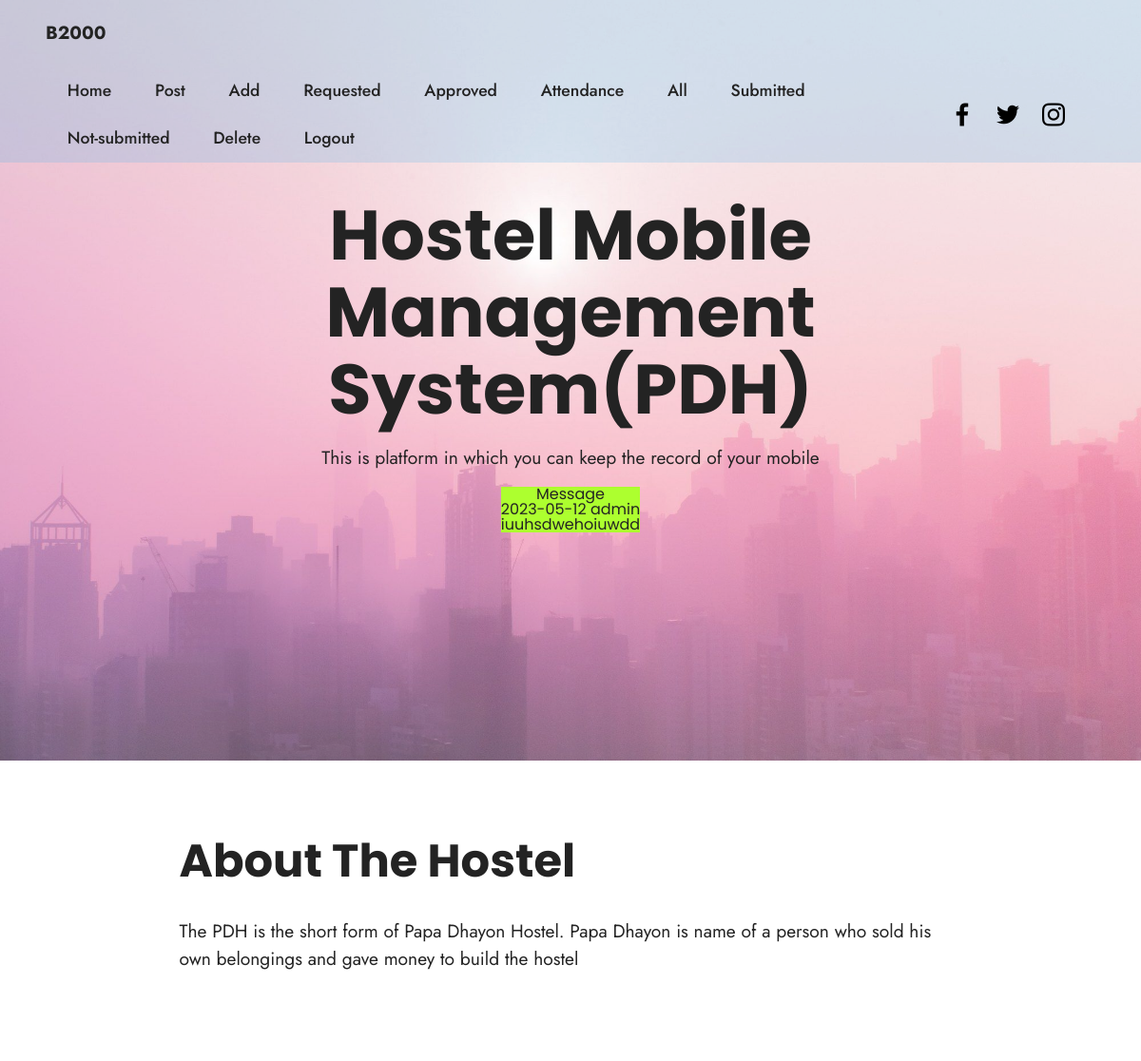
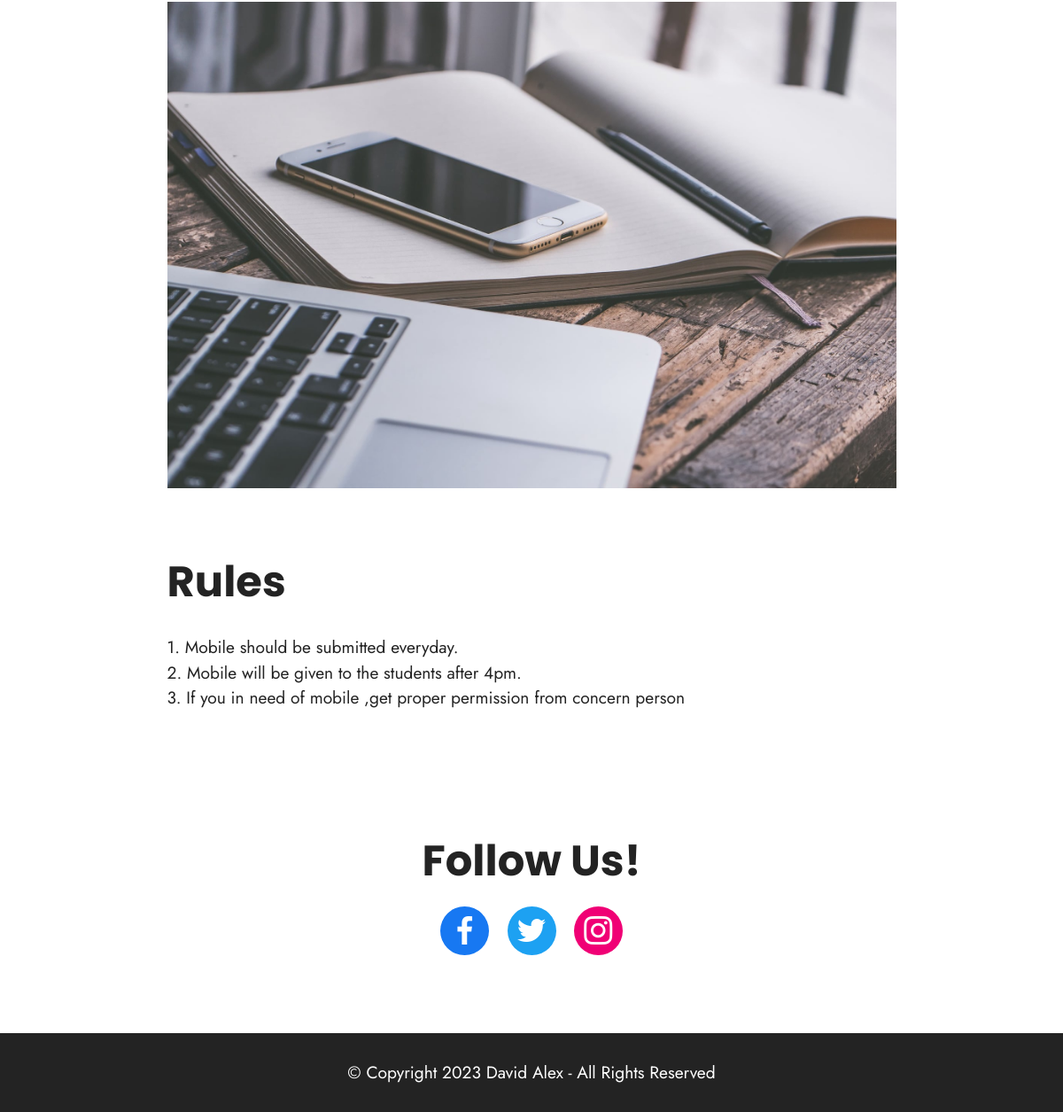
Page /admin.php (signed in) on the committed database (2 pictures, top to bottom).
### tables this page shows
CREATE TABLE `post1` (
  `uname` varchar(20) DEFAULT NULL,
  `post1` varchar(1000) DEFAULT NULL,
  `date1` date DEFAULT NULL
);

### admin.php (the view, shortened to what this page needs)
<?php
 $uname=$_SESSION['username'];
 $conn = mysqli_connect("localhost", "root", "", "login");
     ?>
<!DOCTYPE html>
<html  >
<head>
  <link rel="stylesheet" href="assets/web/assets/mobirise-icons2/mobirise2.css">
  <link rel="stylesheet" href="assets/bootstrap/css/bootstrap.min.css">
  <link rel="stylesheet" href="assets/bootstrap/css/bootstrap-grid.min.css">
  <link rel="stylesheet" href="assets/bootstrap/css/bootstrap-reboot.min.css">
  <link rel="stylesheet" href="assets/dropdown/css/style.css">
  <link rel="stylesheet" href="assets/socicon/css/styles.css">
  <link rel="stylesheet" href="assets/theme/css/style.css">
  <link rel="preload" as="style" href="assets/mobirise/css/mbr-additional.css"><link rel="stylesheet" href="assets/mobirise/css/mbr-additional.css" type="text/css">
</head>
<body>
  <section data-bs-version="5.1" class="menu menu1 cid-tD7N05kG5f" once="menu" id="menu1-1p">
    <nav class="navbar navbar-dropdown navbar-fixed-top navbar-expand-lg">
        <div class="container-fluid">
        <div class="navbar-brand">
               <span class="navbar-caption-wrap"><a class="navbar-caption text-black display-7"><?php echo $uname ?></a></span>
           </div>
            <div class="collapse navbar-collapse" id="navbarSupportedContent">
            <ul class="navbar-nav nav-dropdown nav-right" data-app-modern-menu="true">
                <li class="nav-item"><a class="nav-link link text-black text-primary display-4" href="admin.php">Home</a></li>
                <li class="nav-item"><a class="nav-link link text-black text-primary display-4" href="post.php">Post</a></li>
                    <li class="nav-item"><a class="nav-link link text-black text-primary display-4" href="add.php">Add</a></li>
                    <li class="nav-item"><a class="nav-link link text-black text-primary display-4" href="receive.php">Requested</a></li>
                    <li class="nav-item"><a class="nav-link link text-black text-primary display-4" href="approved.php">Approved</a></li>
                    <li class="nav-item"><a class="nav-link link text-black text-primary display-4" href="attendance.php">Attendance</a>
                    </li><li class="nav-item"><a class="nav-link link text-black text-primary display-4" href="all.php">All</a></li>
                    <li class="nav-item"><a class="nav-link link text-black text-primary display-4" href="sub.php">Submitted</a></li>
                    <li class="nav-item"><a class="nav-link link text-black text-primary display-4" href="nsub.php">Not-submitted</a></li>
                     <li class="nav-item"><a class="nav-link link text-black text-primary display-4" href="delete.php">Delete</a></li>
                        <li class="nav-item"><a class="nav-link link text-black display-4" href="index.php">Logout</a></li></ul>
                         <div class="icons-menu">
                          <a class="iconfont-wrapper" href="https://www.facebook.com/login/" target="_blank">
                        <span class="p-2 mbr-iconfont socicon-facebook socicon"></span>
                    </a>
                    <a class="iconfont-wrapper" href="https://twitter.com/i/flow/login" target="_blank">
                        <span class="p-2 mbr-iconfont socicon-twitter socicon"></span>
                    </a>
                    <a class="iconfont-wrapper" href="https://www.instagram.com/" target="_blank">
                        <span class="p-2 mbr-iconfont socicon-instagram socicon"></span>
                    </a>
                </div>
            </div>
        </div>
    </nav>
</section>
<section data-bs-version="5.1" class="header13 cid-tD7GCAtbBK mbr-fullscreen" id="header13-10">
    <div class="mbr-overlay" style="opacity: 0.2; background-color: rgb(255, 255, 255);"></div>
    <div class="align-center container">
        <div class="row justify-content-center">
            <div class="col-12 col-lg-10">
                <h1 class="mbr-section-title mbr-fonts-style mb-3 display-1"><strong>Hostel Mobile Management System(PDH)</strong></h1>
                <p class="mbr-text mbr-fonts-style mb-3 display-7">
                    This is platform in which you can keep the record of your mobile</p>
                    <p>
                        <?php $sql123="select uname,date1,post1 from post1";
 $result123=mysqli_query($conn,$sql123);
 $row=mysqli_fetch_assoc($result123);
 ?>
 <label style="background-color:greenyellow">Message<br>  <?php echo $row['date1']," ".$row['uname'] ?><br>
 <?php echo $row['post1'] ?></label>
</div></p>
        </div>
    </div>
</section>
<section data-bs-version="5.1" class="content1 cid-s48udlf8KU" id="content1-8">
    <div class="container">
        <div class="row justify-content-center">
            <div class="title col-12 col-md-9">
                <h3 class="mbr-section-title mbr-fonts-style align-center mb-4 display-2"><strong>About The Hostel</strong></h3>
                <h4 class="mbr-section-subtitle align-center mbr-fonts-style mb-4 display-7">The PDH is the short form of Papa Dhayon Hostel. Papa Dhayon is name of a person who sold his own belongings and gave money to build the hostel</h4>
            </div>
        </div>
    </div>
</section>
<section data-bs-version="5.1" class="image3 cid-s48upRUlSD" id="image3-9">
    <div class="container">
        <div class="row justify-content-center">
            <div class="col-12 col-lg-9">
                <div class="image-wrapper">
                    <img src="assets/images/mbr-1916x1277.jpg" alt="Mobirise Website Builder">
                </div>
            </div>
        </div>
    </div>
</section>
<section data-bs-version="5.1" class="content1 cid-s48vaXqeL6" id="content1-b">
    <div class="container">
        <div class="row justify-content-center">
            <div class="title col-12 col-md-9">
                <h3 class="mbr-section-title mbr-fonts-style align-center mb-4 display-2"><strong>Rules</strong></h3>
                <h4 class="mbr-section-subtitle align-center mbr-fonts-style mb-4 display-7">1. Mobile should be submitted everyday.<br>2. Mobile will be given to the students after 4pm. <br>3. If you in need of mobile ,get proper permission from concern person</h4>
            </div>
        </div>
    </div>
</section>
<section data-bs-version="5.1" class="share3 cid-tD7JwHbE6g" id="share3-17">
    <div class="container">
        <div class="media-container-row">
            <div class="col-12">
                <h3 class="mbr-section-title align-center mb-3 mbr-fonts-style display-2">
                    <strong>Follow Us!</strong>
                </h3>
                <div class="social-list align-center">
                    <a class="iconfont-wrapper bg-facebook m-2 " target="_blank" href="https://m.facebook.com/david.s.alex.94/">
                            <span class="socicon-facebook socicon"></span>
                        </a>
                        <a class="iconfont-wrapper bg-twitter m-2" href="https://twitter.com/home" target="_blank">
                            <span class="socicon-twitter socicon"></span>
                        </a>
                        <a class="iconfont-wrapper bg-instagram m-2" href="https://www.instagram.com/___davidalex___/?hl=en" target="_blank">
                            <span class="socicon-instagram socicon"></span>
                        </a>
                </div>
            </div>
        </div>
    </div>
</section>
<section data-bs-version="5.1" class="footer7 cid-tDxCQfkFzr" once="footers" id="footer7-32">
    <div class="container">
        <div class="media-container-row align-center mbr-white">
            <div class="col-12">
                <p class="mbr-text mb-0 mbr-fonts-style display-7">
                    © Copyright 2023 David Alex - All Rights Reserved
                </p>
            </div>
        </div>
    </div>
</section>
</body>
</html>

### assets/dropdown/css/style.css (style rules this page uses)
.navbar-dropdown { left: 0; padding: 0; position: absolute; right: 0; top: 0; transition: all 0.45s ease; z-index: 1030; background: #282828; }
.navbar-dropdown .navbar-caption { font-weight: 700; white-space: normal; vertical-align: -4px; line-height: 3.125rem !important; }
.navbar-dropdown .navbar-caption, .navbar-dropdown .navbar-caption:hover { color: inherit; text-decoration: none; }
.navbar-dropdown.navbar-fixed-top { position: fixed; }
.navbar-dropdown .navbar-brand span { vertical-align: -4px; }
.nav-dropdown { font-size: 0.75rem; font-weight: 500; height: auto !important; }
.nav-dropdown .link { margin: .667em 1.667em; font-weight: 500; padding: 0; transition: color .2s ease-in-out; }
.nav-dropdown .link::after, .nav-dropdown .dropdown-item::after { color: inherit; }

### assets/theme/css/style.css (style rules this page uses)
section { background-color: #ffffff; }
body { font-style: normal; line-height: 1.5; font-weight: 400; color: #232323; position: relative; }
section, .container, .container-fluid { position: relative; word-wrap: break-word; }
a { font-style: normal; font-weight: 400; cursor: pointer; }
a, a:hover { text-decoration: none; }
.mbr-section-title { font-style: normal; line-height: 1.3; }
.mbr-section-subtitle { line-height: 1.3; }
.mbr-text { font-style: normal; line-height: 1.7; }
h1, h2, h3, h4, h5, h6, .display-1, .display-2, .display-4, .display-5, .display-7, span, p, a { line-height: 1; word-break: break-word; word-wrap: break-word; font-weight: 400; }
b, strong { font-weight: bold; }
section { background-position: 50% 50%; background-repeat: no-repeat; background-size: cover; }
.mbr-white { color: #ffffff; }
.align-center { text-align: center; }
.media-container-row { display: flex; flex-direction: row; flex-wrap: wrap; justify-content: center; align-content: center; align-items: start; }
@media (min-width: 992px) { .media-container-row { flex-wrap: nowrap; } }
img, iframe { display: block; width: 100%; }
.mbr-fullscreen .mbr-overlay { min-height: 100vh; }
.mbr-fullscreen { display: flex; display: -moz-flex; display: -ms-flex; display: -o-flex; align-items: center; min-height: 100vh; padding-top: 3rem; padding-bottom: 3rem; }
.menu .navbar-brand { display: -webkit-flex; }
.menu .navbar-brand span { display: flex; display: -webkit-flex; }
.menu .navbar-brand .navbar-caption-wrap { display: -webkit-flex; }
@media (min-width: 992px) { .menu .navbar-nav.nav-dropdown { display: -webkit-flex; } }
.navbar { display: -webkit-flex; -webkit-flex-wrap: wrap; -webkit-align-items: center; -webkit-justify-content: space-between; }
.navbar-collapse { -webkit-flex-basis: 100%; -webkit-flex-grow: 1; -webkit-align-items: center; }
.nav-dropdown .link { padding: 0.667em 1.667em !important; margin: 0 !important; }
.row { display: -webkit-flex; -webkit-flex-wrap: wrap; }
.justify-content-center { -webkit-justify-content: center; }
html, body { height: auto; min-height: 100vh; }
.mbr-overlay { background-color: #000; bottom: 0; left: 0; opacity: 0.5; position: absolute; right: 0; top: 0; z-index: 0; pointer-events: none; }
ul, ol, pre, blockquote { margin-bottom: 2.3125rem; }
.mb-4 { margin-bottom: 2rem !important; }
@media (min-width: 992px) { .container { padding-left: 16px; padding-right: 16px; } }
@media (min-width: 992px) { .row { margin-left: -16px; margin-right: -16px; } }
@media (min-width: 992px) { .row > [class*=col] { padding-left: 16px; padding-right: 16px; } }
@media (min-width: 768px) { .container-fluid { padding-left: 32px; padding-right: 32px; } }

### admin.php (style rules this page uses)
* { font-family: 'Poppins', sans-serif; }

### rows in the picture
post1: date1 "2023-05-12", uname "admin", post1 "iuuhsdwehoiuwdd"

### other values in the picture
$uname "B2000"
